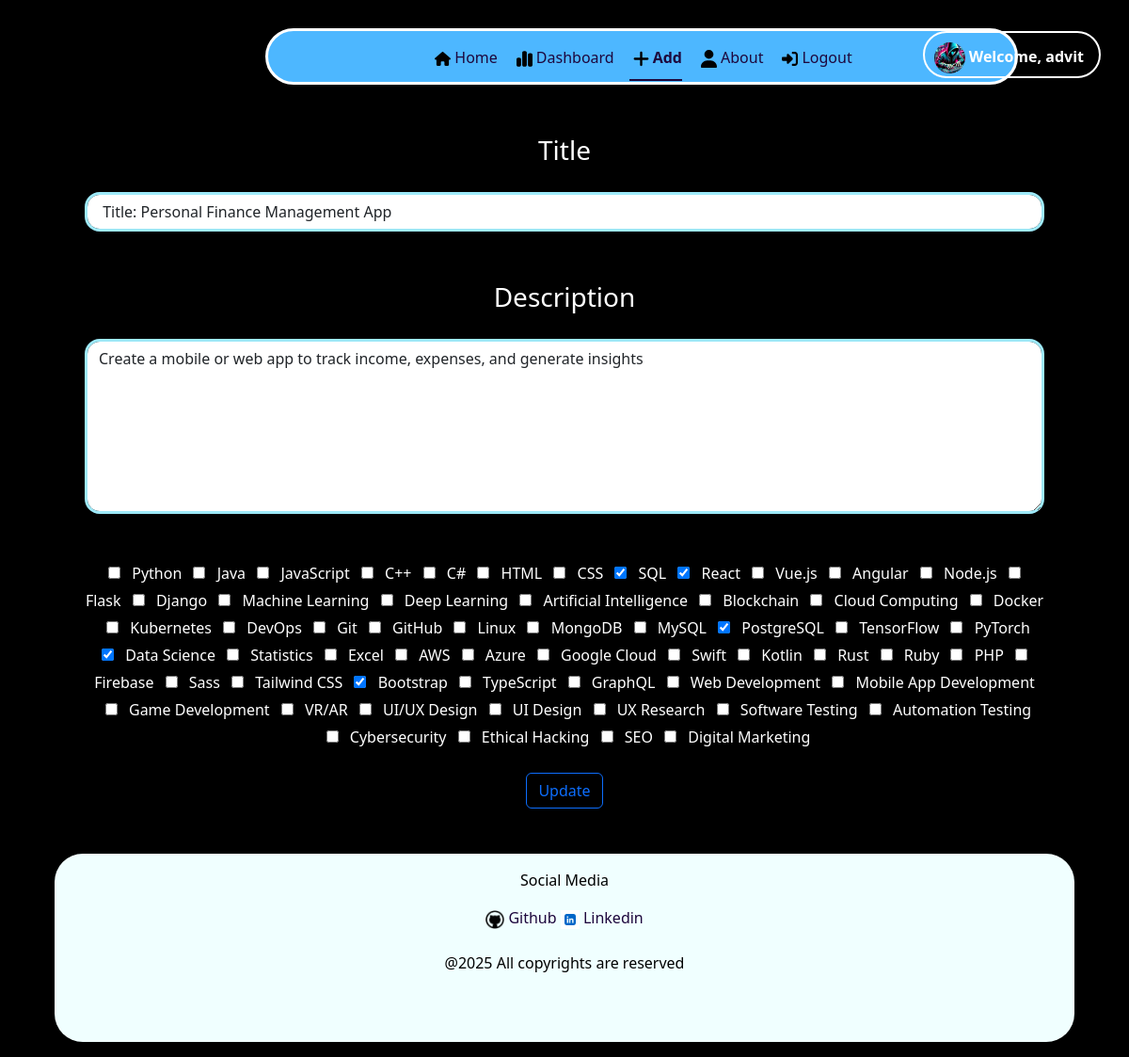
/user/update/6 (signed in), run on the app's committed database.
### application/model.py (models this page shows)
class Users(UserMixin, db.Model):
    __tablename__ = 'users'
    id = db.Column(db.Integer, nullable = False, primary_key = True)
    name = db.Column(db.String(50), nullable = False)
    email = db.Column(db.String(255), nullable = False, unique = True)
    password = db.Column(db.String, nullable = False)
    gender = db.Column(db.String, nullable = False)
    is_admin = db.Column(db.Boolean, default = False, nullable = False)
    is_blocked = db.Column(db.Boolean, default = False, nullable = False)
    projects = db.relationship('Projects', lazy = True, backref = 'creator')
    interest = db.relationship('Interest', lazy = True, backref = 'user')
    discussion = db.relationship('Discussion', lazy = True, backref = 'user')

class Projects(db.Model):
    __tablename__ = 'projects'
    id = db.Column(db.Integer, primary_key = True, nullable = False)
    title = db.Column(db.String(50), nullable = False, unique = True)
    description = db.Column(db.Text, nullable = False)
    skills = db.Column(db.String, nullable = False)
    users_id = db.Column(db.Integer, db.ForeignKey('users.id'), nullable = False)
    interest = db.relationship('Interest', lazy = True, backref = 'project')
    discussion = db.relationship('Discussion', lazy = True, backref = 'project')

### application/routes.py (the view, shortened to what this page needs)
@app.route("/user/update/<int:project_id>", methods = ["GET", "POST"])
@login_required
def user_update(project_id):
    user = current_user
    project = Projects.query.filter(Projects.id == project_id, Projects.users_id == user.id).first()
    return render_template('user_update.html', project = project, skills = skills, user = user)

### application/routes.py (called while the page is built)
@login_manager.user_loader
def load_user(user_id):
    return Users.query.get(int(user_id))

### templates/user_update.html (shortened to what this page needs)
{% extends "base.html" %}
{% block content %}
<section class = "container-fluid">
    <div class = "container">
        <div class="blurfle">
            <ul class = "nav justify-content-center nav-underline">
                <li class = "nav-item py-2">
                    <a class = "nav-link " href = "{{ url_for('user_home') }}" style = "color: rgb(29, 7, 61);"><img src = "/static/images/house-solid.svg" class = "m-1" style = "width:17px"/>Home</a>
                </li>
                <li class = "nav-item py-2">
                    <a class = "nav-link  " href = "{{ url_for('user_dashboard') }}" style = "color: rgb(29, 7, 61);"><img src = "/static/images/chart-simple-solid.svg" class = "m-1" style = "width:17px"/>Dashboard</a>
                </li>
                <li class = "nav-item py-2">
                    <a class = "nav-link active " href = "{{ url_for('user_add') }}" style = "color: rgb(29, 7, 61);"><img src = "/static/images/plus-solid.svg" class = "m-1" style = "width:17px"/>Add</a>
                </li>
                <li class = "nav-item py-2">
                    <a class = "nav-link " href = "{{ url_for('user_about') }}" style = "color: rgb(29, 7, 61);"><img src = "/static/images/user-solid.svg" class = "m-1" style = "width:17px"/>About</a>
                </li>
                <li class = "nav-item py-2">
                    <a class = "nav-link " href = "{{ url_for('logout') }}" style = "color: rgb(29, 7, 61);"><img src = "/static/images/right-to-bracket-solid.svg" class = "m-1" style = "width:17px"/>Logout</a>
                </li>
                    <div class = "position-absolute end-0 pe-3 ros " >
                        <b>
                            <img src = "/static/images/cyber.jpeg" style = "width:33px; border-radius:30px;">
                            <a href = "" style = "color: white;" class = "link"> Welcome, {{ user.name }}</a> </b>
                    </div>
            </ul>
        </div>
        <div  class = "m-5 text-center">
            <form method="POST" action="{{ url_for('user_update', project_id = project.id ) }}">
                <label class = "fs-3">Title</label><br/><br/>
                <input type="text" name="title" value="{{ project.title }}" class = "border border-info-subtle border-3 rounded-4 form-control w-100 " required><br/><br/>
                <label class = "fs-3">Description</label><br/><br/>
                <textarea name="description" class = "border border-info-subtle border-3 rounded-4 form-control w-100 " rows = "7" cols = "50">{{ project.description }} </textarea><br/><br/>
                {% for skill in skills %}
                    <input type="checkbox" name="skills" value="{{ skill }}" class = "m-2 "
                        {% if skill in project.skills %}checked{% endif %}> {{ skill }}
                {% endfor %}
                <br/><br/>
                <button type="submit" class = "btn btn-outline-primary">Update</button>
            </form>
        </div>
        <footer >
            <div class = "text-center krindale p-3 m-3" >
             <p>Social Media</p>
             <a href = "https://github.com/jitendra-rathore-iitm" style = "color: rgb(29, 7, 61);" class = "link">
                 <img src = "/static/images/github.png" style = "width: 20px; ">
                 Github
             </a>
             <a href = "https://www.linkedin.com/in/jitendrarathore-/" style = "color: rgb(29, 7, 61);" class = "link">
                 <img src = "/static/images/linkedin.png" style = "width:20px;">
                 Linkedin
             </a>
             <br/>
             <br/>
             <div>
                 @2025 All copyrights are reserved
             </div>
             </div>
         </footer>
        </div>
</section>
{% endblock %}

### static/CSS/style.css (style rules this page uses)
body { background-color: black; color:white; }
.link { text-decoration: none; }
.krindale { color: black; background-color: azure; height:200px; border-radius: 30px; }
.blurfle { background-color: #4DB7FF; border: 3px solid white; border-radius: 30px; margin-top: 30px; margin-left: 240px; width: 800px; height: 60px; }
.ros { border:2px solid white; border-radius: 30px; height:50px; width:fit-content; padding: 10px 10px 10px 10px; margin: 0px 30px 30px 30px; }

### data on the page
Users: name "advit"
Projects: title "Title: Personal Finance Management App", description "Create a mobile or web app to track income, expenses, and generate insights", skills "☑" "☑" "☑" "☑" "☑"

### other printed values
{{ skill }} "Python" "Java" "JavaScript" "C++" "C#" "HTML" "CSS" "SQL" "React" "Vue.js" "Angular" "Node.js" "Flask" "Django" "Machine Learning" "Deep Learning" "Artificial Intelligence" "Blockchain" "Cloud Computing" "Docker" "Kubernetes" "DevOps" "Git" "GitHub" "Linux" "MongoDB" "MySQL" "PostgreSQL" "TensorFlow" "PyTorch" "Data Science" "Statistics" "Excel" "AWS" "Azure" "Google Cloud" "Swift" "Kotlin" "Rust" "Ruby" "PHP" "Firebase" "Sass" "Tailwind CSS" "Bootstrap" "TypeScript" "GraphQL" "Web Development" "Mobile App Development" "Game Development" "VR/AR" "UI/UX Design" "UI Design" "UX Research" "Software Testing" "Automation Testing" "Cybersecurity" "Ethical Hacking" "SEO" "Digital Marketing"
